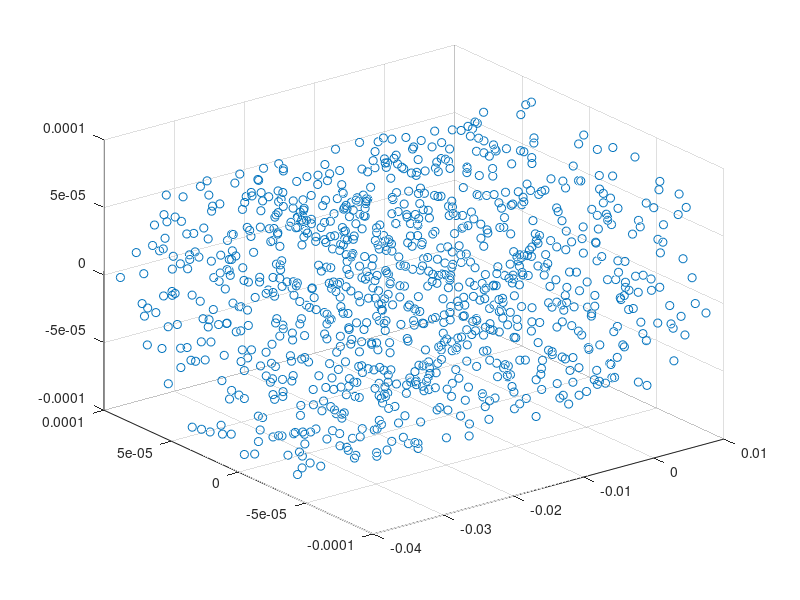

Source code (MATLAB): (Note: this script raises an error after producing the figure.)

%{
3d (xyz) run file for creating brownian motion simulations
using the fbrownian.m function and varying initial conditions
%}

%Setup for .dat file
CREATE_TITLE = false; 
a_w = 'w'; % Either 'a' for append or 'w' for write

%Create data
num_epochs = 1000; %Number of simulations (intial positions)
a_prob = zeros(1,num_epochs); %Array to hold probabilities

%{
%For equal increments of Initial Position
if num_epochs == 1
    X = [-0.01];
else
    X = logspace(-11, -6, num_epochs);
end
%}

% Generating random points in a cylinder
radius = 1e-4;
yc = 0;
zc = 0;
% Engine
theta = rand(1,num_epochs)*(2*pi);
r = sqrt(rand(1,num_epochs))*radius;
y = yc + r.*cos(theta);
z = zc + r.*sin(theta);
x = (0.01+0.04)*rand(1,num_epochs)-0.04;
scatter3(x,y,z);


%Simulations
    for i = 1:num_epochs
            fprintf("Simulation %d\n",i);
            seed = randi(100);
            prob = fbrownian(x(i),y(i),z(i),seed);
            a_prob(i) = prob;
    end

%Append or write everything to a .dat file
if true
    fid=fopen('xyzvsprob01.dat',a_w);
    if CREATE_TITLE
        fprintf(fid,'x0,y0,z0,P\n');
    end
    
    if a_w == 'a'
        fprintf(fid,'\n');
    end
    
    for i = 1:num_epochs 
        fprintf(fid,'%12.5g %s %12.5g %s %12.5g %s %12.5g\n',z(i),', ',y(i),',',z(i),',',a_prob(i));
    end
    fclose(fid);
    
end
